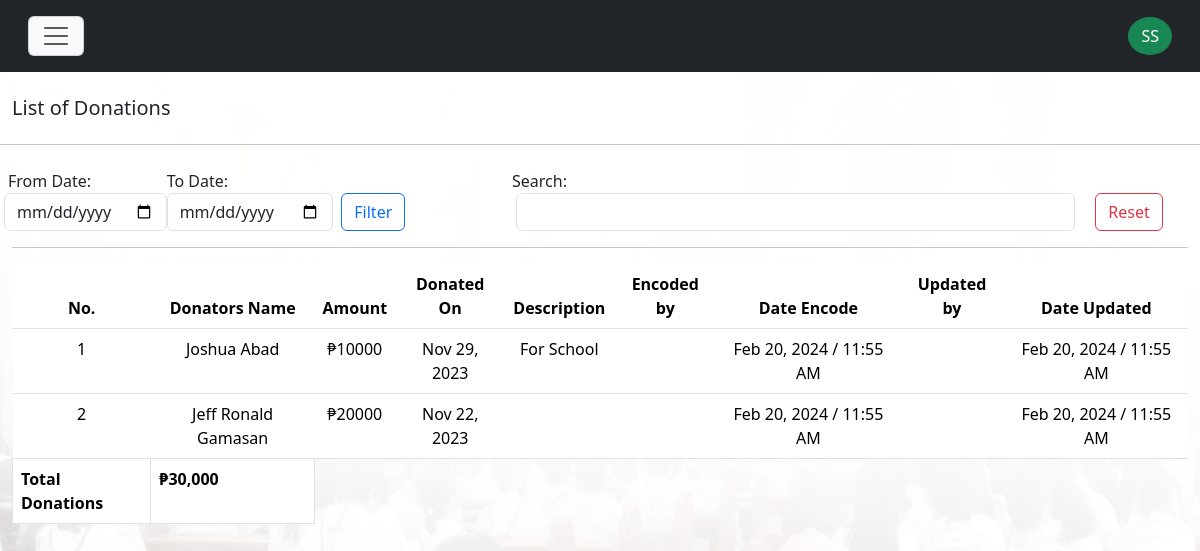
Screenshot of /scred_heart/super_admin/donation.php (signed in) with the database file from the repository.
### tables this page shows
CREATE TABLE `tbl_donate` (
  `donate_id` int(11) NOT NULL,
  `donate_name` varchar(255) DEFAULT NULL,
  `donate_amount` varchar(255) DEFAULT NULL,
  `donate_on` varchar(255) DEFAULT NULL,
  `donate_description` longtext DEFAULT NULL,
  `encoded_by` varchar(255) DEFAULT NULL,
  `date_encoded` varchar(255) DEFAULT NULL,
  `date_updated` varchar(255) DEFAULT NULL,
  `edited_by` varchar(255) DEFAULT NULL
);

### scred_heart/inc/functions.php (called while the page is built, shortened)
<?php
include("conn.php");
$stbl_donate_view = "SELECT *, donate_amount AS total_amount FROM tbl_donate ORDER BY donate_on DESC";
$stbl_donate_list = $conn->query($stbl_donate_view) or die($conn->error);
?>

### scred_heart/super_admin/donation.php (the view, shortened to what this page needs)
<?php
require_once "../inc/functions.php";
?>
<!DOCTYPE html>
<html lang="en">
<?php require_once "template-parts/head.php"; ?>
<body>
<?php
require_once "template-parts/navLogin.php";
?>
<section id="donations">
<div class="container-fluid mt-5">
<div class="row">
<div class="col-md-12 mt-5">
<h5 class="">List of Donations</h5>
</div>
</div>
</div>
<hr>
<div class="container-fluid">
<div class="row mb-md-3 mb-2">
<div class="col-md-5 mb-md-0 mb-3">
	<div class="row mt-2">
			<div class="col-md-4 ps-1 pe-0">
			<label class="ms-1">From Date:</label>
			<input type="date" class="form-control" name="sdonate_from_date" id="sdonate_from_date">
		</div>
		<div class="col-md-4 ps-md-0 ps-1 ps pe-0">
			<label>To Date:</label>
			<input type="date" class="form-control" name="sdonate_to_date" id="sdonate_to_date">
		</div>
		<div class="col-md-4 p-0 mt-4">
			<input type="button" name="sdonate_filter" id="sdonate_filter" class="btn ms-md-2 ms-0 btn-outline-primary" value="Filter">
		</div>
	</div>
</div>
<div class="col-md-7">
<div class="row">
<div class="col-md-12">
	<label class="mt-2">Search:</label>
</div>
</div>
<div class="row">
	<div class="col-md-10">
		<input type="search" id="sgetDonations" class="form-control ms-1 me-2 sgetDonationClass">
	</div>
	<div class="col-md-2">
		<a href="donation" class="mt-md-0 mt-2 text-end text-md-start btn btn-outline-danger" type="bu tton">Reset</a>
	</div>
</div>
</div>
</div>
<hr>
<div class="row">
<div class="col-md-12">
<div class="table-responsive">
<div id="super_showDonationsData">
<table class="table table-hover" id="table-donate">
<thead>
<tr class="text-center">
<th>No.</th>
<th>Donators Name</th>
<th>Amount</th>
<th>Donated On</th>
<th>Description</th>
<th>Encoded by</th>
<th>Date Encode</th>
<th>Updated by</th>
<th>Date Updated</th>
</tr>
</thead>
<tbody>
<?php
	$ctr = 1;
	$peso_sign = "\xE2\x82\xB1";
	$total_amount = 0;
	while ($row_donate = $stbl_donate_list->fetch_assoc()) {
$originalStartTime = $row_donate["donate_on"];
$dateStartTime = new DateTime($originalStartTime);
$formatDateStartTime = $dateStartTime->format("M d, Y");
$origDateEncoded = $row_donate["date_encoded"];
$origDateTime = new DateTime($origDateEncoded);
$dateEncode = $origDateTime->format("M d, Y / h:i A");
$origUpdateDate = $row_donate["date_updated"];
$origUpdateDateTime = new DateTime($origUpdateDate);
$dateUpdate = $origUpdateDateTime->format("M d, Y / h:i A");
$total_amount += $row_donate["donate_amount"]
?>
<tr class="text-center">
<td><?= $ctr; ?></td>
<td><?= $row_donate["donate_name"]; ?></td>
<td><?= $peso_sign.$row_donate["donate_amount"]; ?></td>
<td><?= $formatDateStartTime; ?></td>
<td><?= $row_donate["donate_description"]; ?></td>
<td><?= $row_donate["encoded_by"] ?></td>
<td><?= $dateEncode; ?></td>
<td><?= $row_donate["edited_by"]; ?></td>
<td><?= $dateUpdate ?></td>
</tr>
<?php
	$ctr++;
	}
?>
<tr>
	<th class="border">Total Donations</th>
	<td class="border fw-bolder">
	<?php
		echo $peso_sign.number_format($total_amount);
	?>
	</td>
</tr>
</tbody>
</table>
</div>
</div>
</div>
</div>
</div>
</section>
</body>
</html>

### scred_heart/super_admin/css/custom.css (style rules this page uses)
:root { --sofia: "Sofia", sans-serif; --arial: Arial; --tang: "Tangerine", serif; --Comic: "Comic Sans MS", cursive, sans-serif; --Roman: times new roman; --cursive: cursive; --bgGradient: linear-gradient(132deg, rgb(0,0,0), #8d8686); --yellowish: #a0e11f; --maroon: rgba(230,16,16,0.85); --blackish: rgba(0,0,0,0.71); --verdigis: #50a2a7; --divBackground: rgba(22, 22, 21, .6); --menuBackground: rgba(192, 146, 49, .8); --whiteBackground: rgba(251, 244, 248, .9); --stroke: rgb(19, 20, 21) 4px 0px 0px, rgb(19, 20, 21) 3.87565px 0.989616px 0px, rgb(19, 20, 21) 3.51033px 1.9177px 0px, rgb(19, 20, 21) 2.92676px 2.72656px 0px, rgb(19, 20, 21) 2.16121px 3.36588px 0px, rgb(19, 20, 21) 1.26129px 3.79594px 0px, rgb(19, 20, 21) 0.282949px 3.98998px 0px, rgb(19, 20, 21) -0.712984px 3.93594px 0px, rgb(19, 20, 21) -1.66459px 3.63719px 0px, rgb(19, 20, 21) -2.51269px 3.11229px 0px, rgb(19, 20, 21) -3.20457px 2.39389px 0px, rgb(19, 20, 21) -3.69721px 1.52664px 0px, rgb(19, 20, 21) -3.95997px 0.56448px 0px, rgb(19, 20, 21) -3.97652px -0.432781px 0px, rgb(19, 20, 21) -3.74583px -1.40313px 0px, rgb(19, 20, 21) -3.28224px -2.28625px 0px, rgb(19, 20, 21) -2.61457px -3.02721px 0px, rgb(19, 20, 21) -1.78435px -3.57996px 0px, rgb(19, 20, 21) -0.843183px -3.91012px 0px, rgb(19, 20, 21) 0.150409px -3.99717px 0px, rgb(19, 20, 21) 1.13465px -3.8357px 0px, rgb(19, 20, 21) 2.04834px -3.43574px 0px, rgb(19, 20, 21) 2.83468px -2.82216px 0px, rgb(19, 20, 21) 3.44477px -2.03312px 0px, rgb(19, 20, 21) 3.84068px -1.11766px 0px, rgb(19, 20, 21) 3.9978px -0.132717px 0px;; }
html,body { margin: 0; padding: 0; max-width: 100%; scroll-behavior: smooth; box-sizing: border-box; }

### rows the page displays
tbl_donate: donate_name "Joshua Abad", donate_amount "10000", donate_on "Nov 29, 2023", donate_description "For School", dateEncode "Feb 20, 2024 / 11:55 AM", dateUpdate "Feb 20, 2024 / 11:55 AM"
tbl_donate: donate_name "Jeff Ronald Gamasan", donate_amount "20000", donate_on "Nov 22, 2023", dateEncode "Feb 20, 2024 / 11:55 AM", dateUpdate "Feb 20, 2024 / 11:55 AM"

### other values shown
$initials "SS"
$peso_sign "₱"
$total_amount "30,000"
